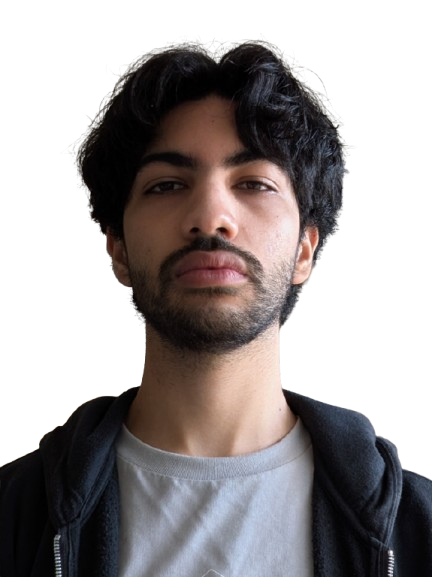
#> input picture assets-source/portrait-original.png, 432 x 577 px
$ python sheet.py ../../assets-source/portrait-original.png ../../assets-source/portrait-original.png 5 5
#> lines starting #> are read from the running program, lines starting #| are printed output that depends on the picture
"""Contact sheet of screenshots: python scripts/qa/sheet.py <glob> <out.jpg> [cols] [width]"""
import glob
import os
import sys

from PIL import Image, ImageDraw

pattern, out = sys.argv[1], sys.argv[2]
cols = int(sys.argv[3]) if len(sys.argv) > 3 else 3
W = int(sys.argv[4]) if len(sys.argv) > 4 else 560
files = sorted(glob.glob(pattern))
ims = [Image.open(f) for f in files]
#> ims = 1 item
H = max(int(im.height * W / im.width) for im in ims)
#> H = 6
rows = (len(ims) + cols - 1) // cols
#> rows = 1
sheet = Image.new('RGB', (cols * (W + 8), rows * (H + 24)), 'white')
#> sheet: PIL image 65x30 RGB; every value is 255
d = ImageDraw.Draw(sheet)
for i, (f, im) in enumerate(zip(files, ims)):
    x, y = (i % cols) * (W + 8), (i // cols) * (H + 24)
    sheet.paste(im.resize((W, int(im.height * W / im.width))), (x, y + 20))
    d.text((x + 4, y + 4), os.path.basename(f), fill='black')
#> this loop made 1 pass
#> (x, y) on pass 1: (0, 0)
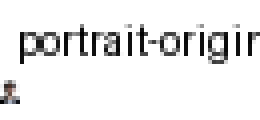
#> sheet: PIL image 65x30 RGB (shown 4 times larger); mean R, G, B 235.1, 235.1, 235.1
sheet.save(out, quality=80)
print(sheet.size)
#| (65, 30)
